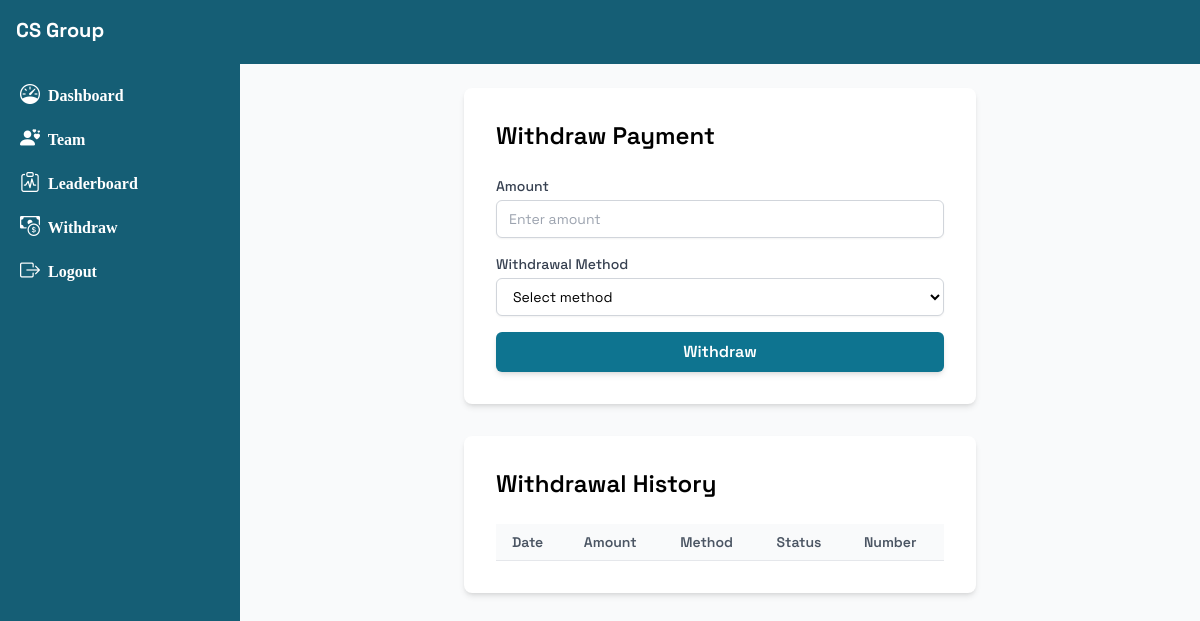
/withdraw (signed in), run on an earlier commit of the app's database.
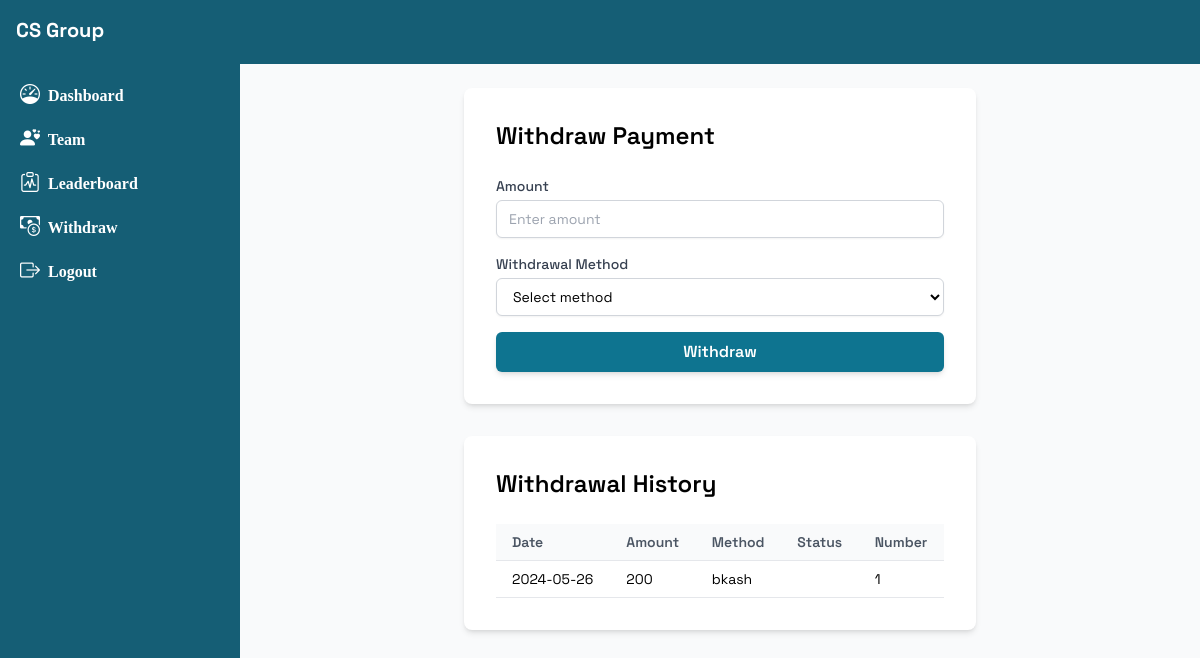
And on a later commit of the database.
### base/models.py (models this page shows, shortened)
class Withdraw(models.Model):
    profile = models.ForeignKey(Profile, on_delete=models.CASCADE)
    amount = models.IntegerField(default=0)
    method = models.CharField(max_length=100)
    status = models.CharField(max_length=100)
    created_at = models.DateTimeField(auto_now_add=True)

class Profile(models.Model):
    user = models.ForeignKey(User, on_delete=models.CASCADE)
    name = models.CharField(max_length=200)
    title = models.CharField(max_length=200, null=True, blank=True)
    number = models.CharField(max_length=50)
    balance = models.FloatField(default=00)
    shopping_balance = models.IntegerField(default=0)
    refer_link = models.CharField(max_length=100)
    is_verified = models.BooleanField(default=False)
    referred_by = models.ForeignKey(User, related_name='teams', null=True, blank=True, on_delete=models.CASCADE)

### base/views.py (the view, shortened to what this page needs)
# urls.py: path('withdraw', withdrawl),
def withdrawl(request):
    p = Profile.objects.get(user=request.user)
    ww = Withdraw.objects.filter(profile=p).order_by('-id')
    return render(request, 'withdraw.html', context={'p':p, 'ww':ww})

### templates/withdraw.html (shortened to what this page needs)
{% extends 'dash.html' %}
{% block body %}
    <div class="container mx-auto p-4">
        <div class="max-w-lg mx-auto bg-white p-8 rounded-lg shadow-md">
            <h2 class="text-2xl font-semibold mb-6">Withdraw Payment</h2>
            {% if p.balance < 120 %}
            <div class="p-4 mb-4 text-sm text-blue-800 rounded-lg bg-blue-50" role="alert">
                <span class="font-medium">Hey!</span> You can withdraw your money when you balance is 120 taka or more.
              </div>
              {% else %}
            <form method="POST" action="/withdraw" class="space-y-4">
                <div>
                    <label for="amount" class="block text-sm font-medium text-gray-700">Amount</label>
                    <input type="number" id="amount" name="amount" min="1" class="mt-1 block w-full px-3 py-2 border border-gray-300 rounded-md shadow-sm focus:ring-indigo-500 focus:border-indigo-500 sm:text-sm" placeholder="Enter amount">
                </div>
                <div>
                    <label for="method" class="block text-sm font-medium text-gray-700">Withdrawal Method</label>
                    <select id="method" name="method" class="mt-1 block w-full px-3 py-2 border border-gray-300 bg-white rounded-md shadow-sm focus:ring-indigo-500 focus:border-indigo-500 sm:text-sm">
                        <option selected disabled>Select method</option>
                    </select>
                </div>
                <div>
                    <button type="submit" class="w-full py-2 px-4 bg-cyan-700 text-white font-semibold rounded-md shadow-md hover:bg-cyan-800 focus:outline-none focus:ring-2 focus:ring-offset-2 focus:ring-cyan-500">Withdraw</button>
                </div>
            </form>
            {% endif %}
        </div>
        <div class="overflow-x-auto max-w-lg mx-auto mt-8 bg-white p-8 rounded-lg shadow-md">
            <h2 class="text-2xl font-semibold mb-6">Withdrawal History</h2>
            <table class="min-w-full bg-white">
                <thead>
                    <tr>
                        <th class="py-2 px-4 border-b border-gray-200 bg-gray-50 text-left text-sm font-semibold text-gray-600">Date</th>
                        <th class="py-2 px-4 border-b border-gray-200 bg-gray-50 text-left text-sm font-semibold text-gray-600">Amount</th>
                        <th class="py-2 px-4 border-b border-gray-200 bg-gray-50 text-left text-sm font-semibold text-gray-600">Method</th>
                        <th class="py-2 px-4 border-b border-gray-200 bg-gray-50 text-left text-sm font-semibold text-gray-600">Status</th>
                        <th class="py-2 px-4 border-b border-gray-200 bg-gray-50 text-left text-sm font-semibold text-gray-600">Number</th>
                    </tr>
                </thead>
                <tbody>
                    {% for w in ww %}
                    <tr>
                        <td class="py-2 px-4 border-b border-gray-200 text-sm">{{w.created_at|date:"Y-m-d"}}</td>
                        <td class="py-2 px-4 border-b border-gray-200 text-sm">{{w.amount}}</td>
                        <td class="py-2 px-4 border-b border-gray-200 text-sm">{{w.method}}</td>
                        <td class="py-2 px-4 border-b border-gray-200 text-sm">
                        </td>
                        <td class="py-2 px-4 border-b border-gray-200 text-sm">{{p.number}}</td>
                    </tr>
                    {% endfor %}
                </tbody>
            </table>
        </div>
    </div>
{% endblock %}

What changed in the data, as far as the page shows it:
added Withdraw: created_at "2024-05-26", amount "200", method "bkash"
now on this page (row unchanged): Profile: number "1"
